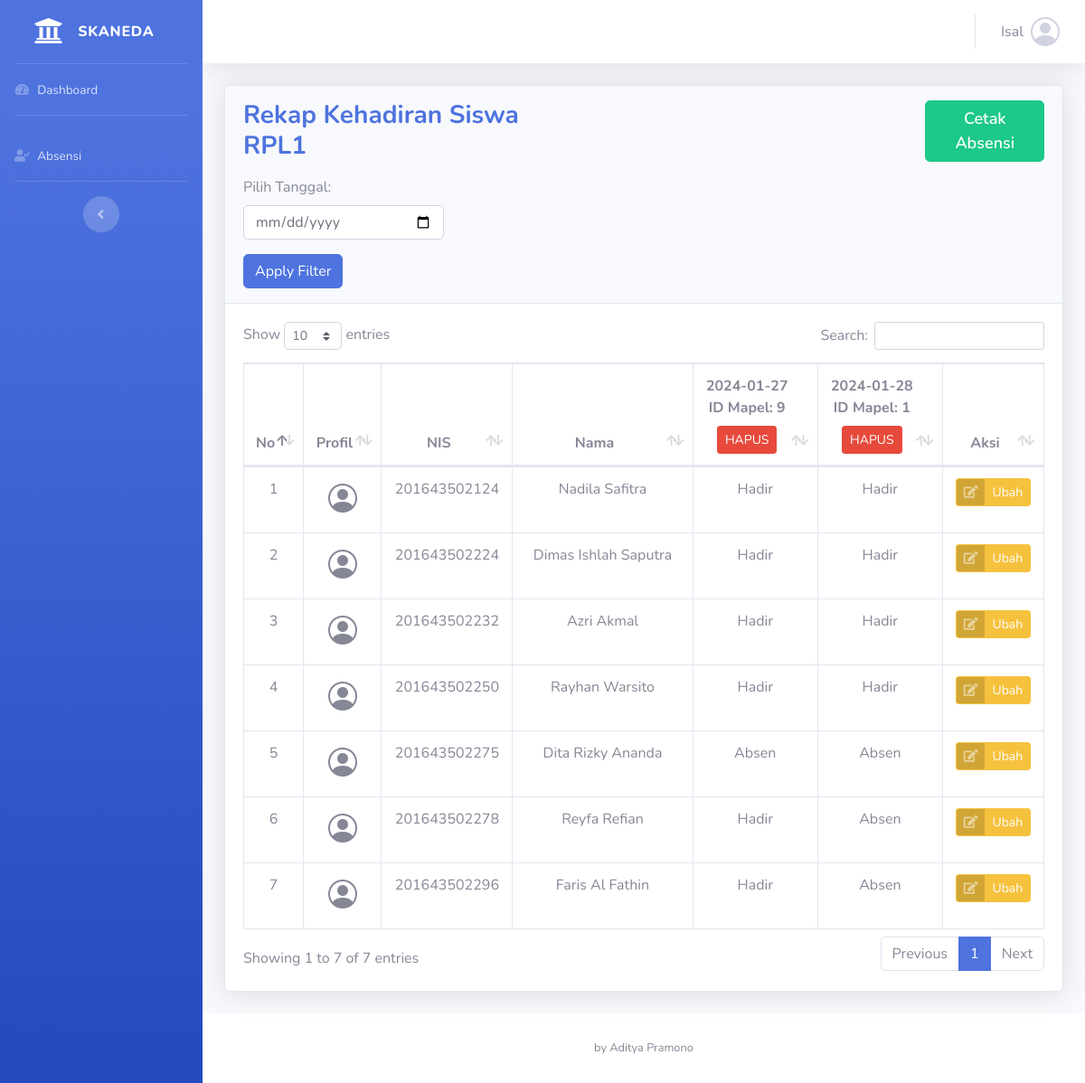
Page /rekapabsensi.php?kelas=1 (signed in) on the committed database.
### tables this page shows
CREATE TABLE `kelas` (
  `id_kelas` int NOT NULL,
  `nama_kelas` varchar(30) NOT NULL,
  `id_guru` varchar(11) NOT NULL
);

CREATE TABLE `siswa` (
  `nis` varchar(15) NOT NULL,
  `nama` varchar(30) NOT NULL,
  `jk` enum('Pria','Wanita') NOT NULL,
  `tgl_lahir` date NOT NULL,
  `alamat` varchar(255) NOT NULL,
  `id_kelas` varchar(11) NOT NULL
);

CREATE TABLE `absensi` (
  `id_absen` int NOT NULL,
  `jam_pelajaran` int NOT NULL,
  `keterangan` enum('Hadir','Sakit','Izin','Absen') NOT NULL,
  `id_kelas` varchar(11) NOT NULL,
  `nis` varchar(15) NOT NULL,
  `id_guru` int NOT NULL,
  `date_created` date DEFAULT NULL
);

### rekapabsensi.php (the view, shortened to what this page needs)
<?php
include "koneksi.php";
?>
<!DOCTYPE html>
<html lang="en">
<head>
  <link href="vendor/fontawesome-free/css/all.min.css" rel="stylesheet" type="text/css">
  <link rel="stylesheet" href="https://cdn.jsdelivr.net/npm/bootstrap-icons@1.11.3/font/bootstrap-icons.min.css">
  <link href="css/sb-admin-2.min.css" rel="stylesheet">
  <link href="vendor/datatables/dataTables.bootstrap4.min.css" rel="stylesheet">
</head>
<body id="page-top">
  <div id="wrapper">
    <?php include "./sidebar.php" ?>
    <div id="content-wrapper" class="d-flex flex-column">
      <div id="content">
        <?php include "./navbar.php" ?>
        <div class="container-fluid">
          <?php
          $id_kelas = isset($_GET['kelas']) ? $_GET['kelas'] : null;
          $sql_kelas = "SELECT nama_kelas FROM kelas WHERE id_kelas='$id_kelas'";
          $result_kelas = mysqli_query($koneksi, $sql_kelas);
          $res_fetch = mysqli_fetch_assoc($result_kelas);
          $nama_kelas = $res_fetch['nama_kelas'];
          $tanggal = isset($_GET['tanggal']) ? $_GET['tanggal'] : null;
          $whereClause = '';
          $sql = "SELECT DISTINCT date_created, jam_pelajaran FROM absensi WHERE id_kelas='$id_kelas' $whereClause ORDER BY date_created ASC";
          $result = mysqli_query($koneksi, $sql);
          ?>
          <div class="card shadow mb-4">
            <div class="card-header py-3">
              <div class="kiri d-flex" style="gap: 410px;">
                <h3 class="m-0 font-weight-bold text-primary">Rekap Kehadiran Siswa
                  <?= $nama_kelas; ?>
                </h3>
                <a href="cetak_absensi.php?kelas=<?= $id_kelas; ?>&tanggal=<?= $tanggal; ?>"
                  class="btn btn-success mb-3" style="font-size: 18px; font-weight: 600;">Cetak Absensi</a>
              </div>
              <div class="filter-tanggal">
                <form action="" method="get" class="d-grid">
                  <label for="tanggal">Pilih Tanggal:</label>
                  <input class="form-control w-25" type="date" id="tanggal" name="tanggal" value="<?= $tanggal ?>"
                    required>
                  <input type="submit" class="btn btn-primary mt-3" value="Apply Filter">
                </form>
              </div>
            </div>
            <div class="card-body">
              <?php
              if (mysqli_num_rows($result) > 0) {
                ?>
                <div class="table-responsive">
                  <table class="table table-bordered" id="dataTable" width="100%" cellspacing="0">
                    <thead>
                      <tr align="center">
                        <th>No</th>
                        <th>Profil</th>
                        <th>NIS</th>
                        <th style="min-width: 150px;">Nama</th>
                        <?php
                        while ($row = mysqli_fetch_assoc($result)) {
                          $tanggal = $row['date_created'];
                          $jam_pelajaran = $row['jam_pelajaran'];
                          echo "<th>" . $tanggal . " <br> ID Mapel: " . $jam_pelajaran;
                          echo "<br><a href='#' class='btn btn-danger btn-sm mt-2' onclick=\"confirmDelete('$id_kelas', '$tanggal', '$jam_pelajaran')\">HAPUS</a>";
                          echo "</th>";
                        }
                        ?>
                        <th>Aksi</th>
                      </tr>
                    </thead>
                    <tbody align="center">
                      <?php
                      $id_kelas = $_GET['kelas'];
                      $sql_siswa = "SELECT * FROM siswa WHERE id_kelas='$id_kelas'";
                      $query_siswa = mysqli_query($koneksi, $sql_siswa);
                      $i = 1;
                      while ($data_siswa = mysqli_fetch_array($query_siswa)) {
                        $nis_siswa = $data_siswa["nis"];
                        $nama_siswa = $data_siswa["nama"];
                        ?>
                        <tr>
                          <td>
                            <?= $i++; ?>
                          </td>
                          <td><i class="bi bi-person-circle mt-1" style="font-size: 32px;"></i></td>
                          <td>
                            <?= $nis_siswa; ?>
                          </td>
                          <td style="min-width: 150px;">
                            <?= $nama_siswa; ?>
                          </td>
                          <?php
                          $result_absensi_siswa = mysqli_query($koneksi, "SELECT * FROM absensi WHERE nis='$nis_siswa' AND id_kelas='$id_kelas'$whereClause");
                          while ($data_absensi_siswa = mysqli_fetch_array($result_absensi_siswa)) {
                            $keterangan = $data_absensi_siswa["keterangan"];
                            echo "<td>" . $keterangan . "</td>";
                          }
                          ?>
                          <td>
                            <a href="detaileditabsensi.php?kelas=<?= $id_kelas; ?>&nis=<?= $nis_siswa; ?>"
                              class="btn btn-warning btn-icon-split btn-sm">
                              <span class="icon text-white-50">
                                <i class="fas fa-edit"></i>
                              </span>
                              <span class="text">Ubah</span>
                            </a>
                          </td>
                        </tr>
                      <?php } ?>
                    </tbody>
                  </table>
                </div>
                <?php
              } else {
                echo "<p>Tidak ada data yang ditemukan untuk tanggal ini.</p>";
              }
              ?>
            </div>
          </div>
        </div>
      </div>
      <?php include "./footer.php" ?>
    </div>
  </div>
</body>
</html>

### rekapabsensi.php (style rules this page uses)
.table-responsive { overflow-x: auto; }
#dataTable thead tr { white-space: nowrap; }

### rows in the picture
kelas: nama_kelas "RPL1"
siswa: nis "201643502124", nama "Nadila Safitra"
absensi: keterangan "Hadir"
absensi: keterangan "Hadir"
siswa: nis "201643502224", nama "Dimas Ishlah Saputra"
absensi: keterangan "Hadir"
absensi: keterangan "Hadir"
siswa: nis "201643502232", nama "Azri Akmal"
absensi: keterangan "Hadir"
absensi: keterangan "Hadir"
siswa: nis "201643502250", nama "Rayhan Warsito"
absensi: keterangan "Hadir"
absensi: keterangan "Hadir"
siswa: nis "201643502275", nama "Dita Rizky Ananda"
absensi: keterangan "Absen"
absensi: keterangan "Absen"
siswa: nis "201643502278", nama "Reyfa Refian"
absensi: keterangan "Hadir"
absensi: keterangan "Absen"
siswa: nis "201643502296", nama "Faris Al Fathin"
absensi: keterangan "Hadir"
absensi: keterangan "Absen"

### other values in the picture
$guru_name "Isal"
$tanggal "2024-01-27"
$jam_pelajaran "9"
$tanggal "2024-01-28"
$jam_pelajaran "1"
